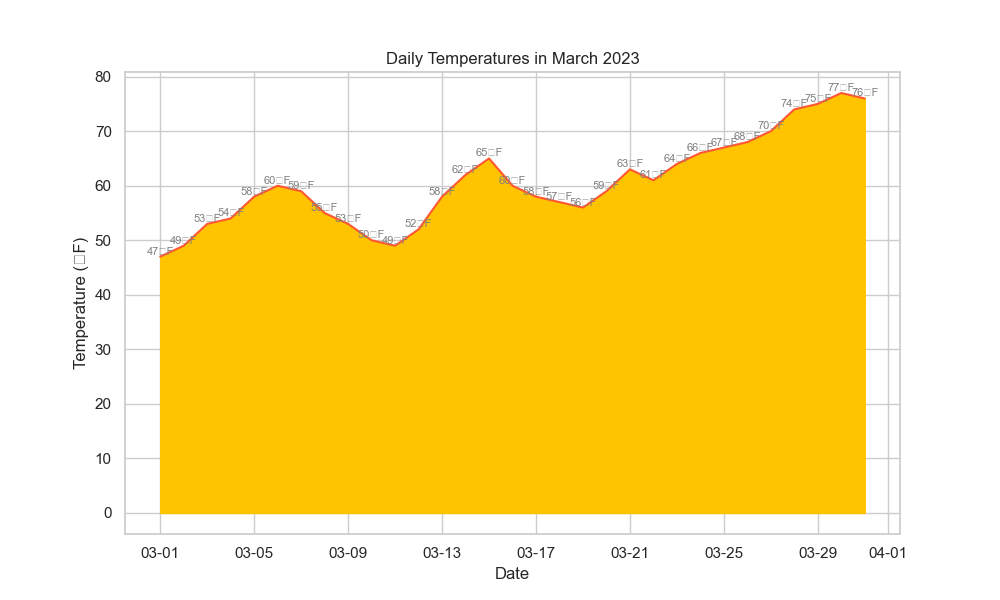

This figure's Python source:

import pandas as pd
import seaborn as sns
import matplotlib.pyplot as plt
from matplotlib.dates import DateFormatter

# Data
data = {
    'Date': pd.date_range(start='2023-03-01', periods=31, freq='D'),
    'Temperature': [47, 49, 53, 54, 58, 60, 59, 55, 53, 50, 49, 52, 58, 62, 65,
                    60, 58, 57, 56, 59, 63, 61, 64, 66, 67, 68, 70, 74, 75, 77, 76]
}

df = pd.DataFrame(data)

# Plot
plt.figure(figsize=(10, 6))
sns.set_theme(style="whitegrid")
ax = sns.lineplot(x='Date', y='Temperature', data=df, color='#FF5733')
ax.fill_between(df['Date'], df['Temperature'], color="#FFC300")
ax.set(title='Daily Temperatures in March 2023', xlabel='Date', ylabel='Temperature (°F)')
date_form = DateFormatter("%m-%d")
ax.xaxis.set_major_formatter(date_form)

# Annotation
for index, row in df.iterrows():
    ax.text(row['Date'], row['Temperature'], f'{row["Temperature"]}°F', 
            ha='center', va='bottom', fontsize=8, color='grey')

plt.show()
